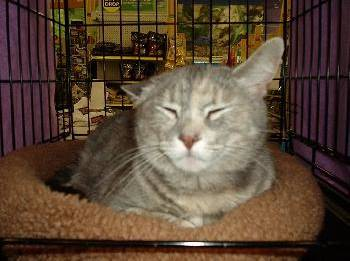
#> input picture Machine_Learning/data/CatDog_Images/Train_Set/cat.10315.jpg, 350 x 261 px, given in place of stadium.png, which was not available
$ jupyter execute --allow-errors CNN.ipynb   (shell and % lines are left out)   (text cells are left out)
#> lines starting #> are read from the running program, lines starting #| are printed output that depends on the picture; pictures that were not available may be replaced by others from this repository, and a replacement may not be noted
[cell 1]
from skimage.exposure import rescale_intensity
import numpy as np
import argparse
import cv2
import matplotlib.pyplot as plt

[cell 2]
def get_image(file_name):

    """Get Image"""
#> called with file_name = '../sources/stadium.png'

    image = cv2.imread('{}'.format(file_name))
#> image is the input picture: shape (261, 350, 3); mean B, G, R 55.5, 71.6, 91
    gray_scale = cv2.cvtColor(image, cv2.COLOR_BGR2GRAY)
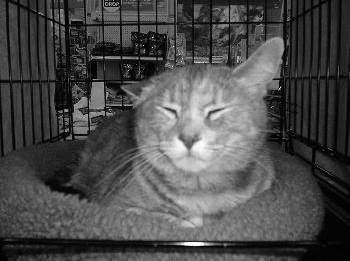
#> gray_scale: shape (261, 350); min 0, max 253, mean 75.5
    return(gray_scale)

if __name__ == '__main__':

    fname = '../sources/stadium.png'
    img_original = get_image(fname)

[cell 3]
plt.figure(figsize=(15,8))
plt.imshow(img_original,cmap='gray')
plt.title('Original Image',fontsize=18,y=1.02)

[cell 4]
def convolve(image, kernel):

    """ Convolution Filter"""

    #Get Dimensions of Image (Height and Width)
    (iH, iW) = image.shape[:2]
#> iH = 261; iW = 350

    #Get Dimensions of Kernel (Height and Width)
    (kH, kW) = kernel.shape[:2]

    #Kernel is odd value -- compute padding width
    pad = int((kW - 1) / 2)

    #Replicate Borders
    image = cv2.copyMakeBorder(image, pad, pad, pad, pad, cv2.BORDER_REPLICATE)
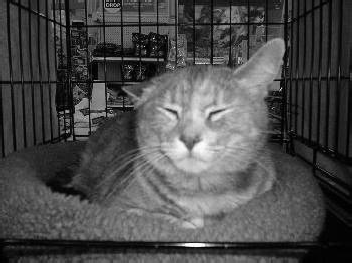
#> image: shape (263, 352); min 0, max 253, mean 75.2

    #Setup Empty image shape
    output = np.zeros((iH, iW), dtype="float32")

    for y in np.arange(pad, iH + pad):
        for x in np.arange(pad, iW + pad):
            r = image[y - pad:y + pad + 1, x - pad:x + pad + 1]
            k = (r * kernel).sum()
            output[y - pad, x - pad] = k
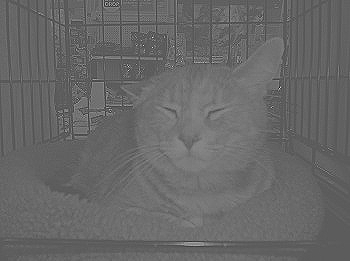
#> output: shape (261, 350) float32; min -558, max 991, mean 75.5; drawn with min black and max white

    output = rescale_intensity(output, in_range=(0, 255))
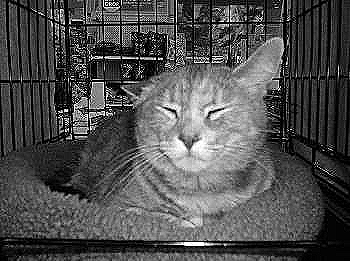
#> output: shape (261, 350) float32; min 0, max 1, mean 0.313
    output = (output * 255).astype("uint8")
    return output

def get_visualization(original,filt):

    """ Return Contrast Visualization between original and filter image """

    fig = plt.figure(figsize=(12,8))
    layout =(1,2)

    ax_orig = plt.subplot2grid(layout,(0,0))
    ax_filt = plt.subplot2grid(layout,(0,1))

    ax_orig.imshow(original,cmap='gray')
    ax_filt.imshow(filt,cmap='gray')

    ax_orig.set_title('Original Filter',fontsize=16,y=1.02)
    ax_filt.set_title('Convolution Filter',fontsize=16,y=1.02)

[cell 5]
def blurr_filterl(size=11):

    """
    Filter to Blurr Image -- Note: The larger the kernel size is. the more the image will be blurred
    """

    f = np.ones((size,size),dtype="float") * (1.0 / (size*size))
    return(f)

#Blur Filter
#> (the rest of this cell did not finish here and is left out)

[cell 6]
def sharpen_filter(size=11):

    """
    Filter to Sharpen Image -- Note: The larger the kernel size is. the more the image will be blurred
    """

    f = np.array((
                        [0, -1, 0],
                        [-1, 5, -1],
                        [0, -1, 0]), dtype="int")
    return(f)

#Sharpen Filter
f= sharpen_filter()

img_sharp = convolve(img_original,f)
get_visualization(img_original,img_sharp)

[cell 7]
kernel = np.array((
                [0, 1, 0],
                [1, -3, 1],
                [0, 1, 0]), dtype="int")

img_k = cv2.filter2D(img_original, -1, kernel)
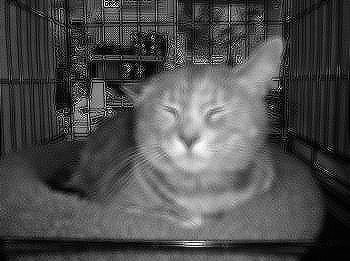
#> img_k: shape (261, 350); min 0, max 255, mean 76.6
get_visualization(img_original,img_k)

$ run again, on Machine_Learning/data/CatDog_Images/Train_Set/cat.10454.jpg
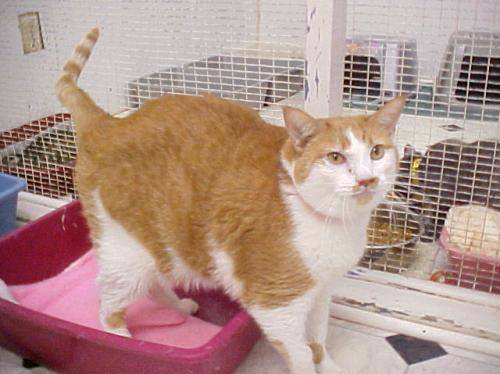
#> input picture Machine_Learning/data/CatDog_Images/Train_Set/cat.10454.jpg, 500 x 374 px, given in place of stadium.png, which was not available
#> in get_image, image is the input picture: shape (374, 500, 3); mean B, G, R 137.6, 146.4, 176.5
#> image: shape (376, 502)
#> after the loop in convolve, `for y in np.arange(pad, iH + pad):`:
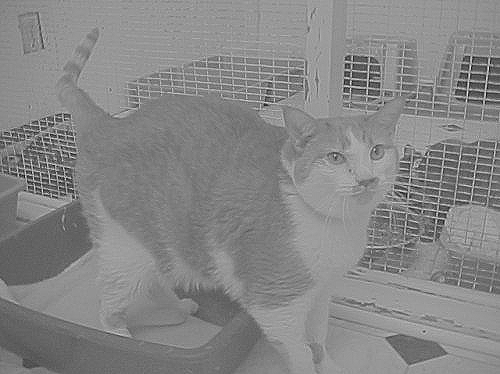
#> output: shape (374, 500) float32; min -230, max 499, mean 154.4; drawn with min black and max white
#> `img_k = cv2.filter2D(img_original, -1, kernel)`:
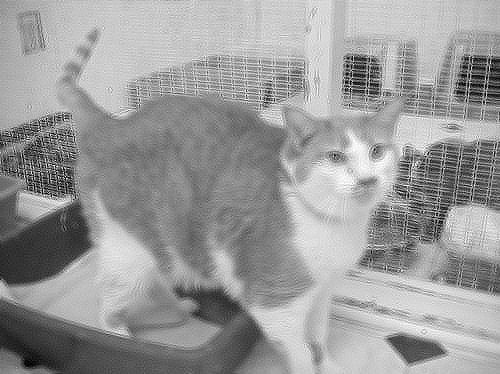
#> img_k: shape (374, 500); min 0, max 255, mean 154.5

$ run again, on Machine_Learning/data/CatDog_Images/Train_Set/cat.10531.jpg
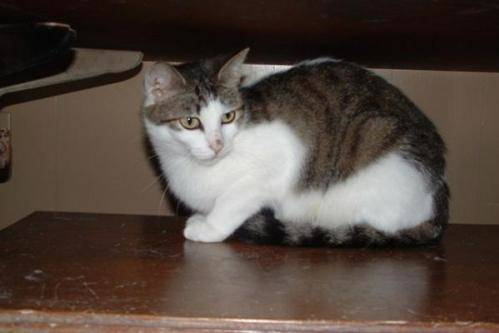
#> input picture Machine_Learning/data/CatDog_Images/Train_Set/cat.10531.jpg, 499 x 333 px, given in place of stadium.png, which was not available
#> in get_image, image is the input picture: shape (333, 499, 3); mean B, G, R 63.2, 70.9, 83.7
#> image: shape (335, 501)
#> after the loop in convolve, `for y in np.arange(pad, iH + pad):`:
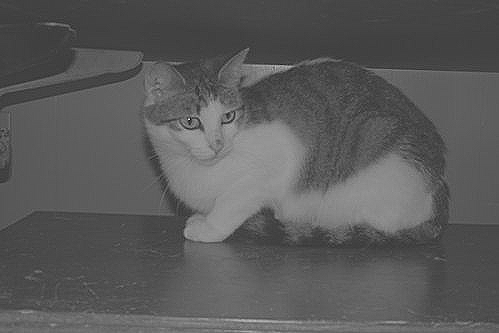
#> output: shape (333, 499) float32; min -161, max 499, mean 73.9; drawn with min black and max white
#> `img_k = cv2.filter2D(img_original, -1, kernel)`:
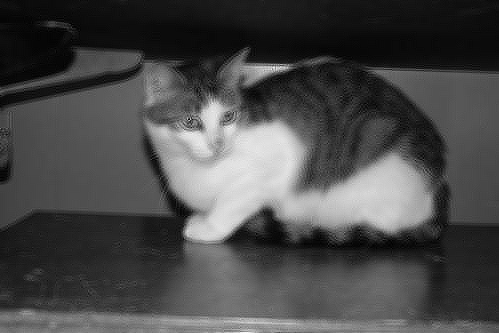
#> img_k: shape (333, 499); min 0, max 255, mean 73.9
